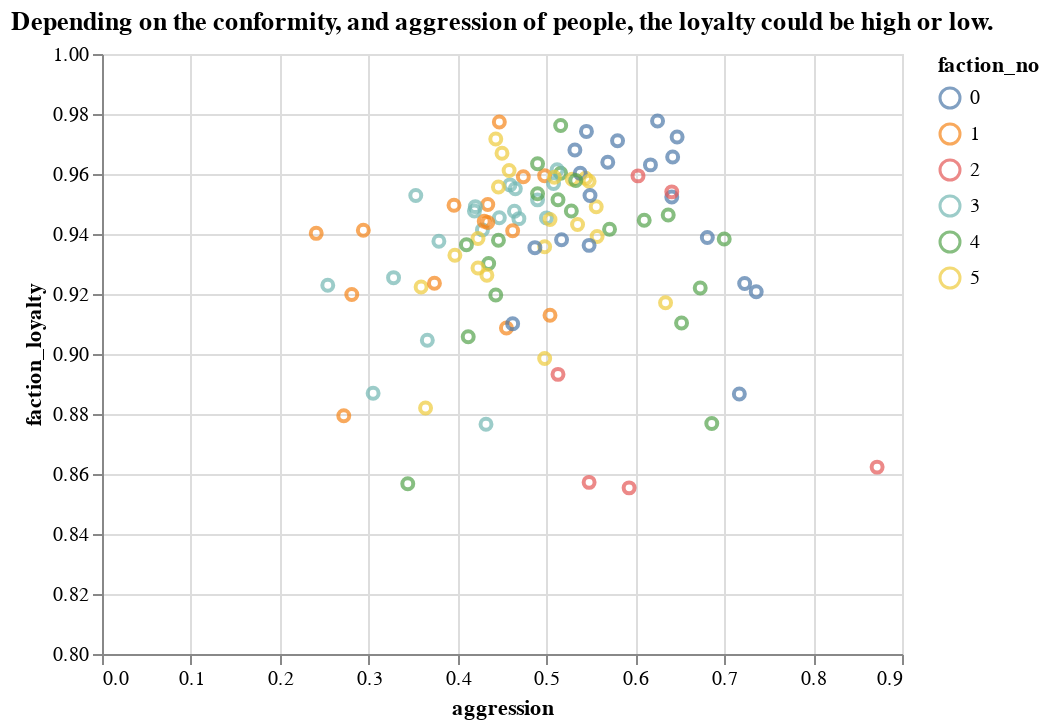

The notebook cell this image was saved under:
### Markdown cell above
The average of the distance between values indicates the idealogical separation between two peoples. The same can be used to measure a people and it's faction, as well as the animosity between two factions. 

compare values determines how similar groups are, then `1-compare` is how distant they are. This is used to place the starting loyalty.

### Code cell
def get_faction_loyalty(x):
    g1 = pops.loc[x].to_dict()
    f2 = factions.loc[int(g1['faction_no'])].to_dict()
    return compare_values(starting_attributes,g1,f2)


pops['faction_loyalty'] = [(1-get_faction_loyalty(i)) for i in pops.index]

alt.Chart(pops).mark_point().encode(
            x=alt.X('aggression:Q', sort='-y'),
            y=alt.Y('faction_loyalty:Q',scale=alt.Scale(domain=(0.8, 1))),
            color='faction_no:N').properties(title='Depending on the conformity, and aggression of people, the loyalty could be high or low.')

### Figure 1 — Vega-Lite specification as saved in the notebook (floating-point values rounded to 4 significant figures)
{"config": {"view": {"continuousWidth": 400, "continuousHeight": 300}}, "data": {"name": "data-990a43f347dc4d33be540658007a0b78"}, "mark": "point", "encoding": {"color": {"type": "nominal", "field": "faction_no"}, "x": {"type": "quantitative", "field": "aggression", "sort": "-y"}, "y": {"type": "quantitative", "field": "faction_loyalty", "scale": {"domain": [0.8, 1]}}}, "title": "Depending on the conformity, and aggression of people, the loyalty could be high or low.", "$schema": "https://vega.github.io/schema/vega-lite/v4.8.1.json", "datasets": {"data-990a43f347dc4d33be540658007a0b78": [{"conformity": 0.457, "literacy": 0.74, "aggression": 0.58, "constitution": 0.228, "faction_no": 0, "industry": 0.404, "wealth": 0.572, "target_score": -0.037, "faction_loyalty": 0.9711}, {"conformity": 0.268, "literacy": 0.651, "aggression": 0.516, "constitution": 0.473, "faction_no": 4, "industry": 0.4945, "wealth": 0.5727, "target_score": 0.216, "faction_loyalty": 0.9602}, {"conformity": 0.181, "literacy": 0.689, "aggression": 0.637, "constitution": 0.478, "faction_no": 4, "industry": 0.5575, "wealth": 0.6232, "target_score": 0.182, "faction_loyalty": 0.9464}, {"conformity": 0.2, "literacy": 0.826, "aggression": 0.435, "constitution": 0.387, "faction_no": 4, "industry": 0.411, "wealth": 0.6185, "target_score": 0.365, "faction_loyalty": 0.9301}, {"conformity": 0.561, "literacy": 0.642, "aggression": 0.443, "constitution": 0.475, "faction_no": 5, "industry": 0.459, "wealth": 0.5505, "target_score": -0.004, "faction_loyalty": 0.9716}, {"conformity": 0.073, "literacy": 0.706, "aggression": 0.344, "constitution": 0.666, "faction_no": 4, "industry": 0.505, "wealth": 0.6055, "target_score": 0.583, "faction_loyalty": 0.8567}, {"conformity": 0.569, "literacy": 0.592, "aggression": 0.498, "constitution": 0.309, "faction_no": 5, "industry": 0.4035, "wealth": 0.4977, "target_score": -0.067, "faction_loyalty": 0.9357}, {"conformity": 0.404, "literacy": 0.807, "aggression": 0.474, "constitution": 0.37, "faction_no": 1, "industry": 0.422, "wealth": 0.6145, "target_score": 0.122, "faction_loyalty": 0.9591}, {"conformity": 0.502, "literacy": 0.629, "aggression": 0.517, "constitution": 0.25, "faction_no": 0, "industry": 0.3835, "wealth": 0.5062, "target_score": -0.019, "faction_loyalty": 0.9381}, {"conformity": 0.42, "literacy": 0.608, "aggression": 0.617, "constitution": 0.265, "faction_no": 0, "industry": 0.441, "wealth": 0.5245, "target_score": -0.037, "faction_loyalty": 0.963}, {"conformity": 0.247, "literacy": 0.543, "aggression": 0.447, "constitution": 0.416, "faction_no": 3, "industry": 0.4315, "wealth": 0.4873, "target_score": 0.306, "faction_loyalty": 0.9454}, {"conformity": 0.309, "literacy": 0.759, "aggression": 0.673, "constitution": 0.399, "faction_no": 4, "industry": 0.536, "wealth": 0.6475, "target_score": 0.018, "faction_loyalty": 0.922}, {"conformity": 0.411, "literacy": 0.827, "aggression": 0.736, "constitution": 0.244, "faction_no": 0, "industry": 0.49, "wealth": 0.6585, "target_score": -0.147, "faction_loyalty": 0.9208}, {"conformity": 0.289, "literacy": 0.714, "aggression": 0.723, "constitution": 0.251, "faction_no": 0, "industry": 0.487, "wealth": 0.6005, "target_score": -0.012, "faction_loyalty": 0.9235}, {"conformity": 0.338, "literacy": 0.55, "aggression": 0.5, "constitution": 0.456, "faction_no": 3, "industry": 0.478, "wealth": 0.514, "target_score": 0.162, "faction_loyalty": 0.9454}, {"conformity": 0.307, "literacy": 0.693, "aggression": 0.328, "constitution": 0.44, "faction_no": 3, "industry": 0.384, "wealth": 0.5385, "target_score": 0.365, "faction_loyalty": 0.9254}, {"conformity": 0.58, "literacy": 0.629, "aggression": 0.529, "constitution": 0.404, "faction_no": 5, "industry": 0.4665, "wealth": 0.5477, "target_score": -0.109, "faction_loyalty": 0.9582}, {"conformity": 0.407, "literacy": 0.534, "aggression": 0.469, "constitution": 0.403, "faction_no": 3, "industry": 0.436, "wealth": 0.485, "target_score": 0.124, "faction_loyalty": 0.9451}, {"conformity": 0.529, "literacy": 0.602, "aggression": 0.544, "constitution": 0.433, "faction_no": 5, "industry": 0.4885, "wealth": 0.5453, "target_score": -0.073, "faction_loyalty": 0.9586}, {"conformity": 0.394, "literacy": 0.786, "aggression": 0.462, "constitution": 0.444, "faction_no": 1, "industry": 0.453, "wealth": 0.6195, "target_score": 0.144, "faction_loyalty": 0.9411}, {"conformity": 0.473, "literacy": 0.778, "aggression": 0.433, "constitution": 0.514, "faction_no": 5, "industry": 0.4735, "wealth": 0.6258, "target_score": 0.094, "faction_loyalty": 0.9263}, {"conformity": 0.408, "literacy": 0.788, "aggression": 0.294, "constitution": 0.345, "faction_no": 1, "industry": 0.3195, "wealth": 0.5537, "target_score": 0.298, "faction_loyalty": 0.9412}, {"conformity": 0.356, "literacy": 0.672, "aggression": 0.459, "constitution": 0.4, "faction_no": 3, "industry": 0.4295, "wealth": 0.5508, "target_score": 0.185, "faction_loyalty": 0.9564}, {"conformity": 0.299, "literacy": 0.54, "aggression": 0.603, "constitution": 0.547, "faction_no": 2, "industry": 0.575, "wealth": 0.5575, "target_score": 0.098, "faction_loyalty": 0.9594}, {"conformity": 0.212, "literacy": 0.929, "aggression": 0.652, "constitution": 0.496, "faction_no": 4, "industry": 0.574, "wealth": 0.7515, "target_score": 0.136, "faction_loyalty": 0.9103}, {"conformity": 0.443, "literacy": 0.642, "aggression": 0.538, "constitution": 0.305, "faction_no": 0, "industry": 0.4215, "wealth": 0.5317, "target_score": 0.019, "faction_loyalty": 0.9602}, {"conformity": 0.402, "literacy": 0.907, "aggression": 0.455, "constitution": 0.581, "faction_no": 1, "industry": 0.518, "wealth": 0.7125, "target_score": 0.143, "faction_loyalty": 0.9087}, {"conformity": 0.423, "literacy": 0.837, "aggression": 0.241, "constitution": 0.431, "faction_no": 1, "industry": 0.336, "wealth": 0.5865, "target_score": 0.336, "faction_loyalty": 0.9402}, {"conformity": 0.476, "literacy": 0.553, "aggression": 0.428, "constitution": 0.409, "faction_no": 3, "industry": 0.4185, "wealth": 0.4858, "target_score": 0.096, "faction_loyalty": 0.9414}, {"conformity": 0.451, "literacy": 0.826, "aggression": 0.498, "constitution": 0.337, "faction_no": 1, "industry": 0.4175, "wealth": 0.6218, "target_score": 0.051, "faction_loyalty": 0.9595}, {"conformity": 0.475, "literacy": 0.694, "aggression": 0.556, "constitution": 0.409, "faction_no": 5, "industry": 0.4825, "wealth": 0.5882, "target_score": -0.031, "faction_loyalty": 0.9491}, {"conformity": 0.554, "literacy": 0.762, "aggression": 0.458, "constitution": 0.483, "faction_no": 5, "industry": 0.4705, "wealth": 0.6162, "target_score": -0.012, "faction_loyalty": 0.9612}, {"conformity": 0.345, "literacy": 0.655, "aggression": 0.508, "constitution": 0.348, "faction_no": 3, "industry": 0.428, "wealth": 0.5415, "target_score": 0.147, "faction_loyalty": 0.9568}, {"conformity": 0.375, "literacy": 0.926, "aggression": 0.396, "constitution": 0.338, "faction_no": 1, "industry": 0.367, "wealth": 0.6465, "target_score": 0.229, "faction_loyalty": 0.9496}, {"conformity": 0.387, "literacy": 0.661, "aggression": 0.353, "constitution": 0.361, "faction_no": 3, "industry": 0.357, "wealth": 0.509, "target_score": 0.26, "faction_loyalty": 0.9528}, {"conformity": 0.064, "literacy": 0.766, "aggression": 0.528, "constitution": 0.44, "faction_no": 4, "industry": 0.484, "wealth": 0.625, "target_score": 0.408, "faction_loyalty": 0.9476}, {"conformity": 0.249, "literacy": 0.654, "aggression": 0.513, "constitution": 0.394, "faction_no": 4, "industry": 0.4535, "wealth": 0.5537, "target_score": 0.238, "faction_loyalty": 0.9514}, {"conformity": 0.415, "literacy": 0.684, "aggression": 0.545, "constitution": 0.272, "faction_no": 0, "industry": 0.4085, "wealth": 0.5463, "target_score": 0.04, "faction_loyalty": 0.9742}, {"conformity": 0.503, "literacy": 0.663, "aggression": 0.641, "constitution": 0.314, "faction_no": 0, "industry": 0.4775, "wealth": 0.5703, "target_score": -0.144, "faction_loyalty": 0.9523}, {"conformity": 0.311, "literacy": 0.606, "aggression": 0.512, "constitution": 0.389, "faction_no": 3, "industry": 0.4505, "wealth": 0.5282, "target_score": 0.177, "faction_loyalty": 0.9614}, {"conformity": 0.745, "literacy": 0.899, "aggression": 0.272, "constitution": 0.38, "faction_no": 1, "industry": 0.326, "wealth": 0.6125, "target_score": -0.017, "faction_loyalty": 0.8794}, {"conformity": 0.484, "literacy": 0.681, "aggression": 0.423, "constitution": 0.563, "faction_no": 5, "industry": 0.493, "wealth": 0.587, "target_score": 0.093, "faction_loyalty": 0.9385}, {"conformity": 0.411, "literacy": 0.755, "aggression": 0.434, "constitution": 0.314, "faction_no": 1, "industry": 0.374, "wealth": 0.5645, "target_score": 0.155, "faction_loyalty": 0.9438}, {"conformity": 0.332, "literacy": 0.891, "aggression": 0.281, "constitution": 0.342, "faction_no": 1, "industry": 0.3115, "wealth": 0.6013, "target_score": 0.387, "faction_loyalty": 0.9198}, {"conformity": 0.441, "literacy": 0.762, "aggression": 0.642, "constitution": 0.239, "faction_no": 0, "industry": 0.4405, "wealth": 0.6013, "target_score": -0.083, "faction_loyalty": 0.9657}, {"conformity": 0.349, "literacy": 0.646, "aggression": 0.49, "constitution": 0.422, "faction_no": 3, "industry": 0.456, "wealth": 0.551, "target_score": 0.161, "faction_loyalty": 0.9514}, {"conformity": 0.324, "literacy": 0.538, "aggression": 0.641, "constitution": 0.62, "faction_no": 2, "industry": 0.6305, "wealth": 0.5843, "target_score": 0.035, "faction_loyalty": 0.954}, {"conformity": 0.215, "literacy": 0.483, "aggression": 0.305, "constitution": 0.468, "faction_no": 3, "industry": 0.3865, "wealth": 0.4347, "target_score": 0.48, "faction_loyalty": 0.8869}, {"conformity": 0.521, "literacy": 0.642, "aggression": 0.423, "constitution": 0.277, "faction_no": 5, "industry": 0.35, "wealth": 0.496, "target_score": 0.056, "faction_loyalty": 0.9287}, {"conformity": 0.307, "literacy": 0.688, "aggression": 0.61, "constitution": 0.468, "faction_no": 4, "industry": 0.539, "wealth": 0.6135, "target_score": 0.083, "faction_loyalty": 0.9446}, {"conformity": 0.71, "literacy": 0.656, "aggression": 0.397, "constitution": 0.449, "faction_no": 5, "industry": 0.423, "wealth": 0.5395, "target_score": -0.107, "faction_loyalty": 0.9329}, {"conformity": 0.437, "literacy": 0.977, "aggression": 0.504, "constitution": 0.48, "faction_no": 1, "industry": 0.492, "wealth": 0.7345, "target_score": 0.059, "faction_loyalty": 0.9129}, {"conformity": 0.441, "literacy": 0.696, "aggression": 0.647, "constitution": 0.323, "faction_no": 0, "industry": 0.485, "wealth": 0.5905, "target_score": -0.088, "faction_loyalty": 0.9723}, {"conformity": 0.464, "literacy": 0.893, "aggression": 0.43, "constitution": 0.255, "faction_no": 1, "industry": 0.3425, "wealth": 0.6178, "target_score": 0.106, "faction_loyalty": 0.9443}, {"conformity": 0.493, "literacy": 0.701, "aggression": 0.532, "constitution": 0.277, "faction_no": 0, "industry": 0.4045, "wealth": 0.5527, "target_score": -0.025, "faction_loyalty": 0.968}, {"conformity": 0.61, "literacy": 0.712, "aggression": 0.548, "constitution": 0.448, "faction_no": 5, "industry": 0.498, "wealth": 0.605, "target_score": -0.158, "faction_loyalty": 0.9576}, {"conformity": 0.413, "literacy": 0.677, "aggression": 0.379, "constitution": 0.316, "faction_no": 3, "industry": 0.3475, "wealth": 0.5123, "target_score": 0.208, "faction_loyalty": 0.9376}, {"conformity": 0.393, "literacy": 0.663, "aggression": 0.487, "constitution": 0.218, "faction_no": 0, "industry": 0.3525, "wealth": 0.5078, "target_score": 0.12, "faction_loyalty": 0.9354}, {"conformity": 0.357, "literacy": 0.318, "aggression": 0.513, "constitution": 0.449, "faction_no": 2, "industry": 0.481, "wealth": 0.3995, "target_score": 0.13, "faction_loyalty": 0.8932}, {"conformity": 0.431, "literacy": 0.607, "aggression": 0.366, "constitution": 0.145, "faction_no": 3, "industry": 0.2555, "wealth": 0.4313, "target_score": 0.203, "faction_loyalty": 0.9046}, {"conformity": 0.569, "literacy": 0.728, "aggression": 0.504, "constitution": 0.568, "faction_no": 5, "industry": 0.536, "wealth": 0.632, "target_score": -0.073, "faction_loyalty": 0.9448}, {"conformity": 0.229, "literacy": 0.549, "aggression": 0.464, "constitution": 0.347, "faction_no": 3, "industry": 0.4055, "wealth": 0.4773, "target_score": 0.307, "faction_loyalty": 0.9476}, {"conformity": 0.209, "literacy": 0.903, "aggression": 0.571, "constitution": 0.475, "faction_no": 4, "industry": 0.523, "wealth": 0.713, "target_score": 0.22, "faction_loyalty": 0.9416}, {"conformity": 0.495, "literacy": 0.695, "aggression": 0.535, "constitution": 0.546, "faction_no": 5, "industry": 0.5405, "wealth": 0.6178, "target_score": -0.03, "faction_loyalty": 0.9432}, {"conformity": 0.438, "literacy": 0.736, "aggression": 0.434, "constitution": 0.431, "faction_no": 1, "industry": 0.4325, "wealth": 0.5842, "target_score": 0.128, "faction_loyalty": 0.9498}, {"conformity": 0.577, "literacy": 0.678, "aggression": 0.359, "constitution": 0.291, "faction_no": 5, "industry": 0.325, "wealth": 0.5015, "target_score": 0.064, "faction_loyalty": 0.9223}, {"conformity": 0.365, "literacy": 0.733, "aggression": 0.569, "constitution": 0.259, "faction_no": 0, "industry": 0.414, "wealth": 0.5735, "target_score": 0.066, "faction_loyalty": 0.9639}, {"conformity": 0.357, "literacy": 0.703, "aggression": 0.593, "constitution": 0.86, "faction_no": 2, "industry": 0.7265, "wealth": 0.7147, "target_score": 0.05, "faction_loyalty": 0.8554}, {"conformity": 0.486, "literacy": 0.59, "aggression": 0.634, "constitution": 0.412, "faction_no": 5, "industry": 0.523, "wealth": 0.5565, "target_score": -0.12, "faction_loyalty": 0.9171}, {"conformity": 0.454, "literacy": 0.692, "aggression": 0.681, "constitution": 0.406, "faction_no": 0, "industry": 0.5435, "wealth": 0.6178, "target_score": -0.135, "faction_loyalty": 0.9388}, {"conformity": 0.269, "literacy": 0.744, "aggression": 0.49, "constitution": 0.514, "faction_no": 4, "industry": 0.502, "wealth": 0.623, "target_score": 0.241, "faction_loyalty": 0.9634}, {"conformity": 0.545, "literacy": 0.708, "aggression": 0.549, "constitution": 0.242, "faction_no": 0, "industry": 0.3955, "wealth": 0.5517, "target_score": -0.094, "faction_loyalty": 0.9528}, {"conformity": 0.149, "literacy": 0.487, "aggression": 0.432, "constitution": 0.173, "faction_no": 3, "industry": 0.3025, "wealth": 0.3947, "target_score": 0.419, "faction_loyalty": 0.8766}, {"conformity": 0.452, "literacy": 0.561, "aggression": 0.364, "constitution": 0.592, "faction_no": 5, "industry": 0.478, "wealth": 0.5195, "target_score": 0.184, "faction_loyalty": 0.882}, {"conformity": 0.403, "literacy": 0.705, "aggression": 0.625, "constitution": 0.299, "faction_no": 0, "industry": 0.462, "wealth": 0.5835, "target_score": -0.028, "faction_loyalty": 0.9777}, {"conformity": 0.542, "literacy": 0.691, "aggression": 0.45, "constitution": 0.367, "faction_no": 5, "industry": 0.4085, "wealth": 0.5497, "target_score": 0.008, "faction_loyalty": 0.9669}, {"conformity": 0.438, "literacy": 0.816, "aggression": 0.447, "constitution": 0.373, "faction_no": 1, "industry": 0.41, "wealth": 0.613, "target_score": 0.115, "faction_loyalty": 0.9773}, {"conformity": 0.586, "literacy": 0.796, "aggression": 0.374, "constitution": 0.286, "faction_no": 1, "industry": 0.33, "wealth": 0.563, "target_score": 0.04, "faction_loyalty": 0.9236}, {"conformity": 0.13, "literacy": 0.726, "aggression": 0.443, "constitution": 0.331, "faction_no": 4, "industry": 0.387, "wealth": 0.5565, "target_score": 0.427, "faction_loyalty": 0.9197}, {"conformity": 0.337, "literacy": 0.769, "aggression": 0.49, "constitution": 0.46, "faction_no": 4, "industry": 0.475, "wealth": 0.622, "target_score": 0.173, "faction_loyalty": 0.9534}, {"conformity": 0.708, "literacy": 0.511, "aggression": 0.498, "constitution": 0.38, "faction_no": 5, "industry": 0.439, "wealth": 0.475, "target_score": -0.206, "faction_loyalty": 0.8985}, {"conformity": 0.168, "literacy": 0.696, "aggression": 0.41, "constitution": 0.423, "faction_no": 4, "industry": 0.4165, "wealth": 0.5562, "target_score": 0.422, "faction_loyalty": 0.9364}, {"conformity": 0.535, "literacy": 0.797, "aggression": 0.509, "constitution": 0.447, "faction_no": 5, "industry": 0.478, "wealth": 0.6375, "target_score": -0.044, "faction_loyalty": 0.9589}, {"conformity": 0.151, "literacy": 0.604, "aggression": 0.686, "constitution": 0.329, "faction_no": 4, "industry": 0.5075, "wealth": 0.5557, "target_score": 0.163, "faction_loyalty": 0.8768}, {"conformity": 0.305, "literacy": 0.576, "aggression": 0.254, "constitution": 0.456, "faction_no": 3, "industry": 0.355, "wealth": 0.4655, "target_score": 0.441, "faction_loyalty": 0.9229}, {"conformity": 0.505, "literacy": 0.277, "aggression": 0.548, "constitution": 0.4, "faction_no": 2, "industry": 0.474, "wealth": 0.3755, "target_score": -0.053, "faction_loyalty": 0.8572}, {"conformity": 0.51, "literacy": 0.741, "aggression": 0.557, "constitution": 0.509, "faction_no": 5, "industry": 0.533, "wealth": 0.637, "target_score": -0.067, "faction_loyalty": 0.9392}, {"conformity": 0.221, "literacy": 0.779, "aggression": 0.516, "constitution": 0.422, "faction_no": 4, "industry": 0.469, "wealth": 0.624, "target_score": 0.263, "faction_loyalty": 0.9761}, {"conformity": 0.373, "literacy": 0.601, "aggression": 0.465, "constitution": 0.272, "faction_no": 3, "industry": 0.3685, "wealth": 0.4848, "target_score": 0.162, "faction_loyalty": 0.9551}, {"conformity": 0.477, "literacy": 0.602, "aggression": 0.872, "constitution": 0.442, "faction_no": 2, "industry": 0.657, "wealth": 0.6295, "target_score": -0.349, "faction_loyalty": 0.8623}, {"conformity": 0.319, "literacy": 0.518, "aggression": 0.42, "constitution": 0.252, "faction_no": 3, "industry": 0.336, "wealth": 0.427, "target_score": 0.261, "faction_loyalty": 0.9491}, {"conformity": 0.303, "literacy": 0.654, "aggression": 0.533, "constitution": 0.462, "faction_no": 4, "industry": 0.4975, "wealth": 0.5757, "target_score": 0.164, "faction_loyalty": 0.9579}, {"conformity": 0.537, "literacy": 0.759, "aggression": 0.548, "constitution": 0.331, "faction_no": 0, "industry": 0.4395, "wealth": 0.5993, "target_score": -0.085, "faction_loyalty": 0.9362}, {"conformity": 0.311, "literacy": 0.792, "aggression": 0.446, "constitution": 0.482, "faction_no": 4, "industry": 0.464, "wealth": 0.628, "target_score": 0.243, "faction_loyalty": 0.9379}, {"conformity": 0.273, "literacy": 0.728, "aggression": 0.7, "constitution": 0.444, "faction_no": 4, "industry": 0.572, "wealth": 0.65, "target_score": 0.027, "faction_loyalty": 0.9383}, {"conformity": 0.416, "literacy": 0.666, "aggression": 0.419, "constitution": 0.417, "faction_no": 3, "industry": 0.418, "wealth": 0.542, "target_score": 0.165, "faction_loyalty": 0.9477}, {"conformity": 0.456, "literacy": 0.702, "aggression": 0.462, "constitution": 0.074, "faction_no": 0, "industry": 0.268, "wealth": 0.485, "target_score": 0.082, "faction_loyalty": 0.9101}, {"conformity": 0.369, "literacy": 0.814, "aggression": 0.717, "constitution": 0.433, "faction_no": 0, "industry": 0.575, "wealth": 0.6945, "target_score": -0.086, "faction_loyalty": 0.8867}, {"conformity": 0.553, "literacy": 0.773, "aggression": 0.446, "constitution": 0.483, "faction_no": 5, "industry": 0.4645, "wealth": 0.6188, "target_score": 0.001, "faction_loyalty": 0.9557}, {"conformity": 0.215, "literacy": 0.695, "aggression": 0.412, "constitution": 0.669, "faction_no": 4, "industry": 0.5405, "wealth": 0.6178, "target_score": 0.373, "faction_loyalty": 0.9057}]}}
